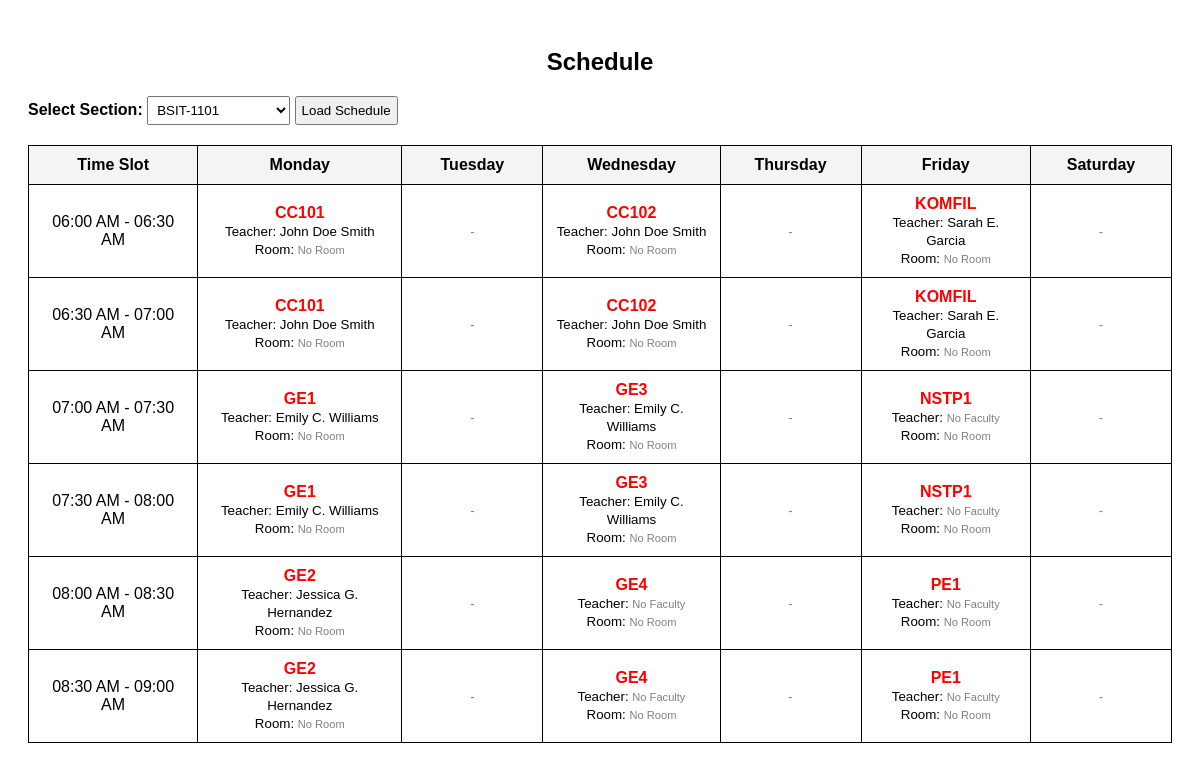
The page /back/Untitled-1.php?section_id=1 on the database as committed earlier.
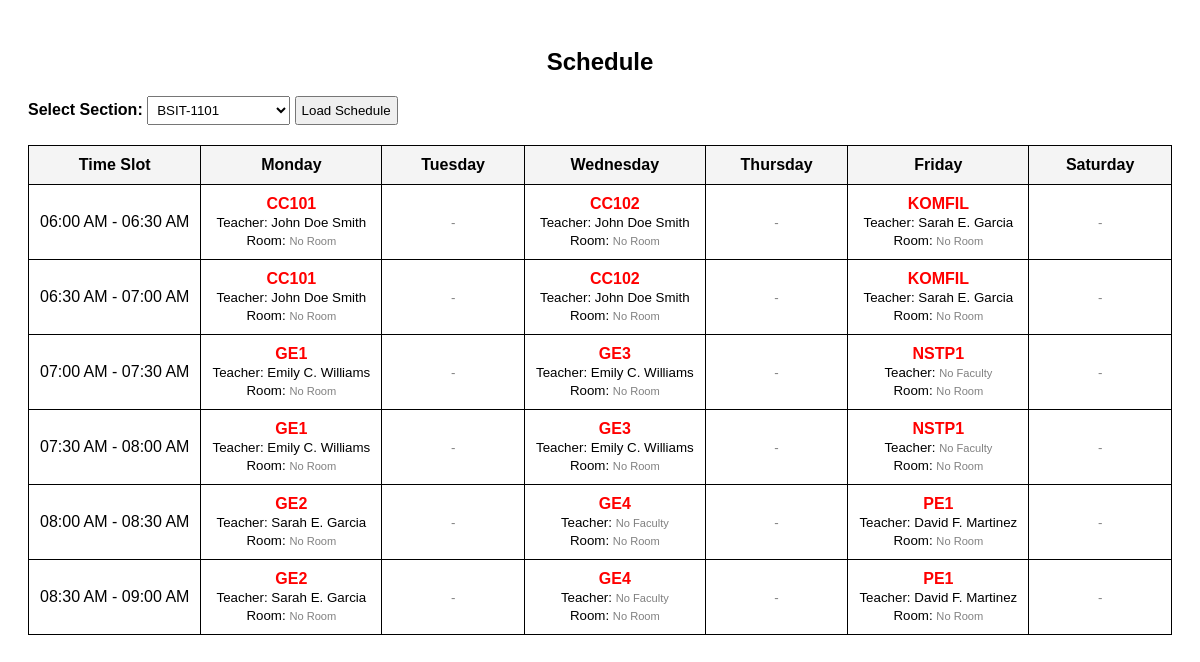
The same page on the database as committed later.
### tables this page shows
CREATE TABLE `section_schedules` (
  `schedule_id` int(11) NOT NULL,
  `section_id` varchar(50) NOT NULL,
  `subject_code` varchar(50) NOT NULL,
  `day_of_week` enum('Monday','Tuesday','Wednesday','Thursday','Friday','Saturday','Sunday') NOT NULL,
  `start_time` time NOT NULL,
  `end_time` time NOT NULL,
  `semester` enum('First','Second','Summer') NOT NULL,
  `program_code` varchar(20) NOT NULL,
  `section_name` varchar(50) DEFAULT NULL,
  `year_level` int(11) DEFAULT NULL
);

CREATE TABLE `faculty` (
  `faculty_id` int(11) NOT NULL,
  `firstname` varchar(50) NOT NULL,
  `middlename` varchar(50) DEFAULT NULL,
  `lastname` varchar(50) NOT NULL,
  `college` varchar(100) DEFAULT NULL,
  `employment_status` enum('Full-Time','Part-Time') DEFAULT 'Full-Time',
  `address` text DEFAULT NULL,
  `phone_no` varchar(20) NOT NULL,
  `departmentID` varchar(50) DEFAULT NULL,
  `role` enum('Dean','Department Head','Instructor') DEFAULT NULL,
  `master_specialization` varchar(255) DEFAULT NULL,
  `created_at` timestamp NOT NULL DEFAULT current_timestamp(),
  `max_weekly_hours` int(11) DEFAULT 18,
  `availability` text NOT NULL,
  `start_time` time NOT NULL,
  `end_time` time NOT NULL
);

### back/Untitled-1.php (the view, shortened to what this page needs)
<?php
include_once "../connections/connection.php";
$sectionStmt = $pdo->query("SELECT section_id, section_name FROM sections ORDER BY section_name");
$sections = $sectionStmt->fetchAll(PDO::FETCH_ASSOC);
$section_id = isset($_GET['section_id']) ? intval($_GET['section_id']) : 0;
$stmt = $pdo->prepare("
    SELECT ss.schedule_id, ss.section_id, ss.subject_code, ss.day_of_week, ss.start_time, ss.end_time,
           ss.semester, ss.program_code, ss.section_name,
           s.room_id,
           f.firstname, f.middlename, f.lastname
    FROM section_schedules ss
    LEFT JOIN schedules s ON ss.section_id = s.section_id AND ss.subject_code = s.subject_code
                           AND ss.day_of_week = s.day_of_week
    LEFT JOIN faculty f ON s.faculty_id = f.faculty_id
    WHERE ss.section_id = :section_id
    ORDER BY FIELD(ss.day_of_week, 'Monday', 'Tuesday', 'Wednesday', 'Thursday', 'Friday', 'Saturday'), ss.start_time
");
$stmt->bindParam(':section_id', $section_id);
$stmt->execute();
$scheduleData = $stmt->fetchAll(PDO::FETCH_ASSOC);
$startTime = strtotime('06:00 AM');
$endTime = strtotime('09:00 PM');
$interval = 30 * 60;
$time_slots = [];
while ($startTime <= $endTime) {
    $time_slots[] = [
        'start' => date('h:i A', $startTime),
        'end' => date('h:i A', $startTime + $interval)
    ];
    $startTime += $interval;
}
$days_of_week = ['Monday', 'Tuesday', 'Wednesday', 'Thursday', 'Friday', 'Saturday'];
?>
<!DOCTYPE html>
<html lang="en">
<head>
</head>
<body>
<h2>Schedule</h2>
<form method="GET">
    <label for="section_id"><strong>Select Section:</strong></label>
    <select name="section_id" id="section_id" required>
        <?php foreach ($sections as $section): ?>
            <option value="<?= $section['section_id'] ?>" <?= ($section_id == $section['section_id']) ? 'selected' : '' ?>>
                <?= htmlspecialchars($section['section_name']) ?>
            </option>
        <?php endforeach; ?>
    </select>
    <button type="submit">Load Schedule</button>
</form>
<?php if ($section_id > 0): ?>
    <table>
        <tr>
            <th>Time Slot</th>
            <?php foreach ($days_of_week as $day_name): ?>
                <th><?= $day_name ?></th>
            <?php endforeach; ?>
        </tr>
        <?php foreach ($time_slots as $slot): ?>
            <?php
            $hasSchedule = false;
            foreach ($days_of_week as $day_name) {
                foreach ($scheduleData as $schedule) {
                    if ($schedule['day_of_week'] == $day_name &&
                        strtotime($schedule['start_time']) <= strtotime($slot['start']) &&
                        strtotime($schedule['end_time']) > strtotime($slot['start'])) {
                        $hasSchedule = true;
                        break 2;
                    }
                }
            }
            ?>
            <?php if ($hasSchedule):?>
                <tr>
                    <td><?= $slot['start'] ?> - <?= $slot['end'] ?></td>
                    <?php foreach ($days_of_week as $day_name): ?>
                        <td>
                            <?php
                            $schedule_found = false;
                            foreach ($scheduleData as $schedule) {
                                if ($schedule['day_of_week'] == $day_name &&
                                    strtotime($schedule['start_time']) <= strtotime($slot['start']) &&
                                    strtotime($schedule['end_time']) > strtotime($slot['start'])) {
                                    $teacher_name = trim("{$schedule['firstname']} {$schedule['middlename']} {$schedule['lastname']}");
                                    $teacher_display = !empty($teacher_name) ? $teacher_name : "<small style='color: gray;'>No Faculty</small>";
                                    $room_display = !empty($schedule['room_id']) ? $schedule['room_id'] : "<small style='color: gray;'>No Room</small>";
                                    echo "<strong style='color: red;'>{$schedule['subject_code']}</strong><br>";
                                    echo "<small>Teacher: $teacher_display</small><br>";
                                    echo "<small>Room: $room_display</small>";
                                    $schedule_found = true;
                                    break;
                                }
                            }
                            if (!$schedule_found) {
                                echo "<small style='color: gray;'>-</small>";
                            }
                            ?>
                        </td>
                    <?php endforeach; ?>
                </tr>
            <?php endif; ?>
        <?php endforeach; ?>
    </table>
<?php else: ?>
    <p>Please select a section to view the schedule.</p>
<?php endif; ?>
</body>
</html>

Rows that differ between the two databases and show on the page:
changed section_schedules "GE2": faculty.firstname+middlename+lastname "Jessica G. Hernandez" → "Sarah E. Garcia"
Other text that changed with them:
list line gone: "No Faculty"
new list line: "David F. Martinez"
